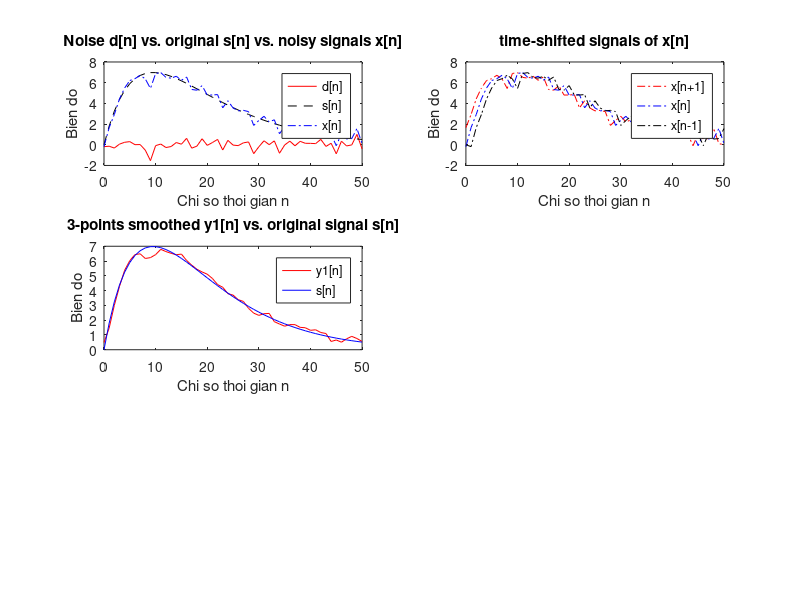
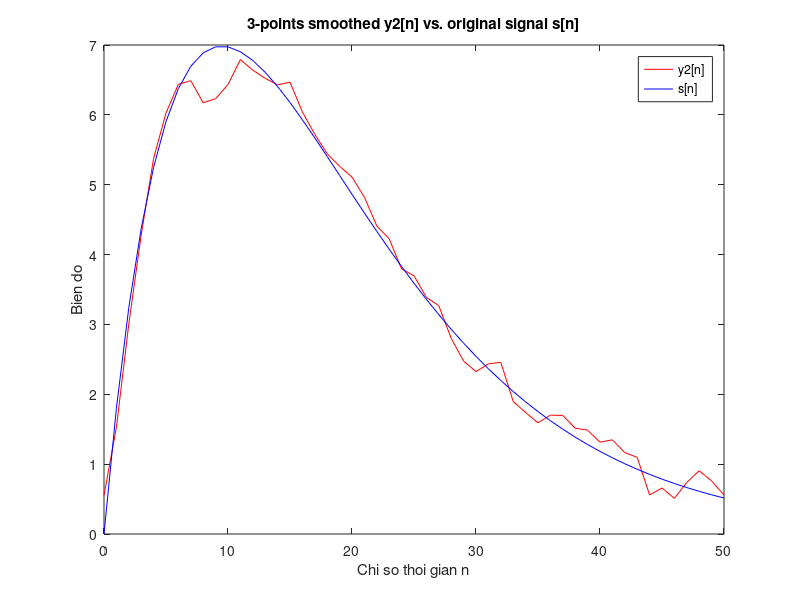
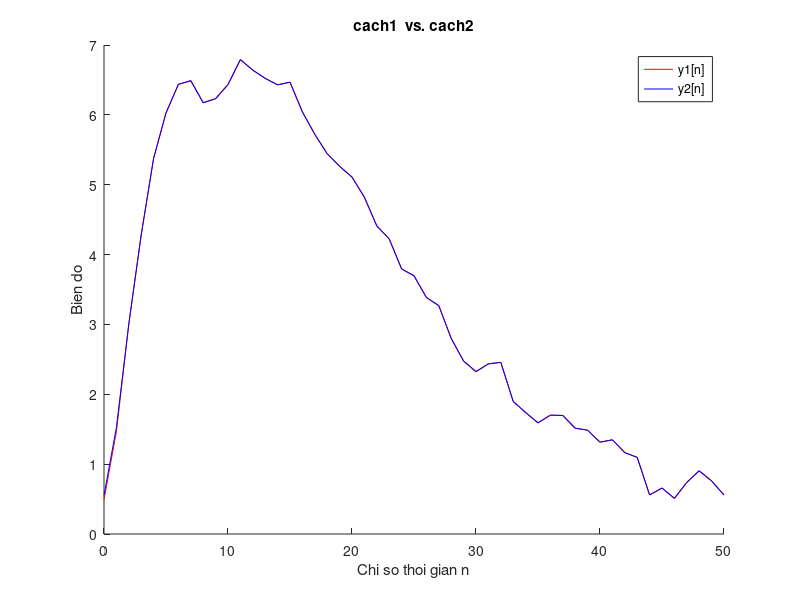
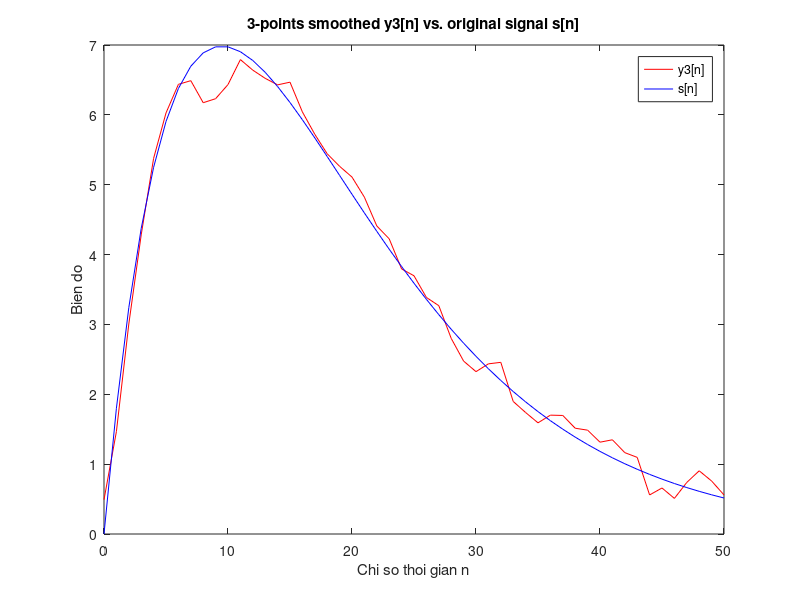

These charts were generated, in order, by the following MATLAB code:
% chuong trinh lam tron 1 tin hieu de khu nhieu 
% dung bo loc lay trung binh cong 3 diem (3-points moving-averaging filter)
% co PTSP: y[n] = 1/3(x[n-1]+x[n]+x[n+1])
% problem statement: co tin hieu bi lan voi nhieu x[n], di khoi phuc lai
% tin hieu goc s[n] (an trong x[n])
% ky vong KQ: y[n] cang giong s[n] cang tot

% sinh tin hieu bi lan voi nhieu cong (additive noise)
clear all;
clf;                            % clear figures
L = 51;                         % do dai tin hieu
n = 0:L-1;                      % bien thoi gian roi rac
d = 0.5*randn(1,L);             % sinh tin hieu Gausian noise d[n] (0.5 la bien do nhieu)
s = 2*n.*(0.9.^n);              % sinh tin hieu goc s[n] = 2n(0.9)^n
x = s + d;                      % tin hieu co nhieu x[n]=s[n]+d[n]

% problem: co tin hieu bi nhieu x[n], di khoi phuc lai tin hieu goc s[n]
figure(1)                    
hold on
subplot(3,2,1)                 
plot(n,d,'r-',n,s,'k--',n,x,'b-.'); % ve do thi d[n],s[n],x[n]
xlabel('Chi so thoi gian n');
ylabel('Bien do');
legend('d[n]','s[n]','x[n]');
title('Noise d[n] vs. original s[n] vs. noisy signals x[n]');

% cach 1: cai dat he thong bang cach dich thoi gian va tinh
% TBC cua 3 tin hieu
x1 = [x(2:L), 0]        % x1[n] = x[n+1]
x2 = [x]                  % x2[n] = x[n]
x3 = [0, x(1:L-1)]    % x3[n] = x[n-1]

subplot(3,2,2)
% ve do thi x[n-1],x[n],x[n+1]
plot(n,x1,'r-.',n,x2,'b-.',n,x3,'k-.');
xlabel('Chi so thoi gian n');
ylabel('Bien do');
legend('x[n+1]','x[n]','x[n-1]');
title('time-shifted signals of x[n]');

y1 = 1/3*(x1+x2+x3)     % lenh cai dat he thong
subplot(3,2,3)
% ve do thi y1[n] vs. s[n]
plot(n,y1(1:L),'r-',n,s(1:L),'b-');
xlabel('Chi so thoi gian n');
ylabel('Bien do');
legend('y1[n]','s[n]');
title('3-points smoothed y1[n] vs. original signal s[n]');

% cach 2: cai dat he thong bang cach dung ham tinh tong chap conv()
% ghep noi tiep he som 1 don vi va he lay TB cong nhan qua
h = 1/3 * ones(1,3);    % h[n] = [1/3, 1/3, 1/3]
y2 = conv(x1, h);         % y2[n] = x1[n] * h[n]
% ve do thi y2[n] vs. s[n]
figure(2)
plot(n,y2(1:L),'r-',n,s(1:L),'b-');
xlabel('Chi so thoi gian n');
ylabel('Bien do');
legend('y2[n]','s[n]');
title('3-points smoothed y2[n] vs. original signal s[n]');

% ve do thi xep chong y1[n] va y2[n] de test
figure(3)
hold on
plot(n,y1,'r-',n,y2(1:L),'b-');
xlabel('Chi so thoi gian n');
ylabel('Bien do');
legend('y1[n]','y2[n]');
title('cach1  vs. cach2');


% cach 3: dung vong lap (hieu n l? mot chi so mau nao do)
% PUT YOUR CODE HERE
N=3;
y3 = x; %khoi tao gia tri tin hieu y
frame = 1:N; % tao truc thoi gian tin hieu cua so co chieu dai N
    for k = 1:length(x) % k chay tu 1 den chieu dai cua tin hieu x
        for i = 1:N %i chay tu 1 den N
            if(k < ceil(N/2))
            %xet gia tri tin hieu cua so temp ben trai tin hieu x
                if(i < ceil(N/2)-k+1) % i < phan tu giua cua frame
                    frame(i) = 0;
                else
                    frame(i) = x(k+i-ceil(N/2)); % i > phan tu giua cua frame
                end
            else
            %xet gia tri tin hieu cua so ben phai tin hieu frame
                if(k > length(x) - ceil(N/2) + 1)
                %i < phan tu giua cua frame
                    if(i < length(x) + ceil(N/2) - k + 1)
                        frame(i) = x(k-ceil(N/2) + i);
                    else
                        frame(i) = 0; %i > phan tu giua cua frame
                    end
                else
                %xet tin hieu frame chay o giua x.
                    frame(i) = x(k-ceil(N/2)+i);
                end
            end
        end
     y3(k) = 1/3*sum(frame);
    end
figure(4)
plot(n,y3(1:L),'r-',n,s(1:L),'b-');
xlabel('Chi so thoi gian n');
ylabel('Bien do');
legend('y3[n]','s[n]');
title('3-points smoothed y3[n] vs. original signal s[n]');


% cach 4: dung filter
y4=medfilt1(x,3);
figure(5)
plot(n,y4(1:L),'r-',n,s(1:L),'b-');
xlabel('Chi so thoi gian n');
ylabel('Bien do');
legend('y4[n]','s[n]');
title('3-points smoothed y4[n] vs. original signal s[n]');

% ve do thi xep chong y1[n] va y2[n] y3[n] y[4] de test
figure(6)
hold on
plot(n,y1(1:L),'r--',n,y2(1:L),'b-.',n,y3(1:L),'g-.',n,y3(1:L),'y-.');
xlabel('Chi so thoi gian n');
ylabel('Bien do');
legend('y1[n]','y2[n]','y3[n]','y4[n]');
title('So sanh 4 cach');






